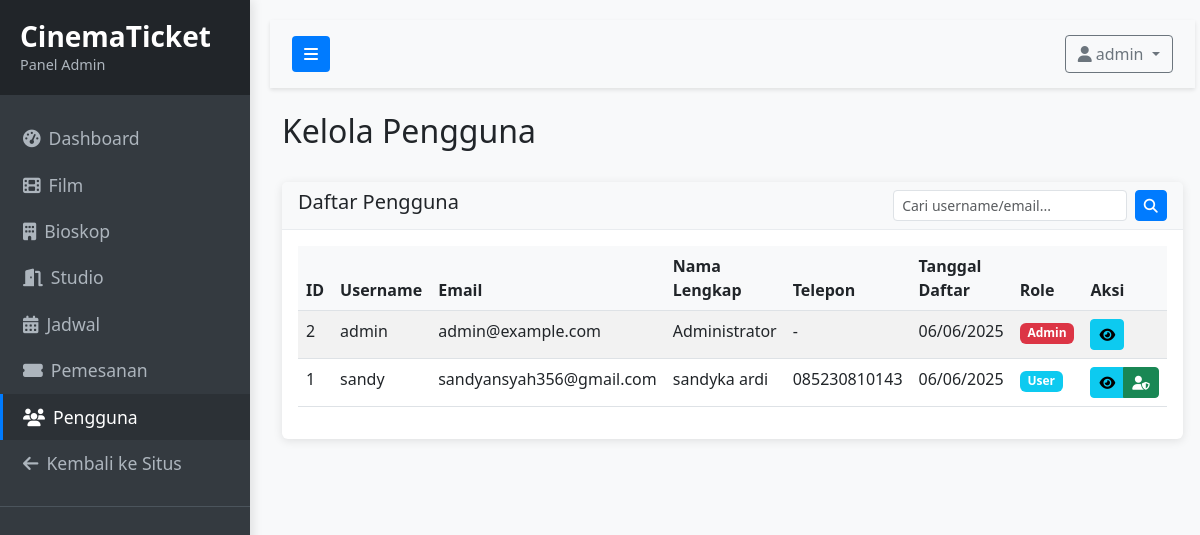
The app's page /admin/users (signed in) with its own data.
### app/models/user.py (models this page shows, shortened)
class User(db.Model, UserMixin):
    __tablename__ = 'users'
    id = db.Column(db.Integer, primary_key=True)
    username = db.Column(db.String(64), unique=True, nullable=False)
    email = db.Column(db.String(120), unique=True, nullable=False)
    password_hash = db.Column(db.String(128), nullable=False)
    full_name = db.Column(db.String(100), nullable=True)
    phone_number = db.Column(db.String(20), nullable=True)
    is_admin = db.Column(db.Boolean, default=False)
    created_at = db.Column(db.DateTime, default=datetime.utcnow)
    bookings = db.relationship('Booking', backref='user', lazy='dynamic', cascade='all, delete-orphan')

### app/routes/admin.py (the view)
@admin_bp.route('/users')
@login_required
@admin_required
def users():
    users = User.query.order_by(User.username).all()
    return render_template('admin/users.html', title='Kelola Pengguna', users=users)

### app/models/user.py (called while the page is built)
@login_manager.user_loader
def load_user(user_id):
    return User.query.get(int(user_id))

### app/routes/admin.py (called while the page is built)
def admin_required(f):
    @wraps(f)
    def decorated_function(*args, **kwargs):
        if not current_user.is_authenticated or not current_user.is_admin:
            flash('Anda tidak memiliki akses ke halaman ini', 'danger')
            return redirect(url_for('main.index'))
        return f(*args, **kwargs)
    return decorated_function

### app/templates/admin/users.html (shortened to what this page needs)
{% extends "admin/layout.html" %}
{% block content %}
<div class="d-flex justify-content-between align-items-center mb-4">
    <h1 class="h2">Kelola Pengguna</h1>
</div>
<div class="card">
    <div class="card-header">
        <div class="row">
            <div class="col-md-8">
                <h5 class="mb-0">Daftar Pengguna</h5>
            </div>
            <div class="col-md-4">
                <form action="{{ url_for('admin.users') }}" method="GET" class="d-flex">
                    <input type="text" name="search" class="form-control form-control-sm me-2" placeholder="Cari username/email..." value="{{ request.args.get('search', '') }}">
                    <button type="submit" class="btn btn-sm btn-primary">
                        <i class="fas fa-search"></i>
                    </button>
                </form>
            </div>
        </div>
    </div>
    <div class="card-body">
        <div class="table-responsive">
            <table class="table table-striped table-hover">
                <thead>
                    <tr>
                        <th>ID</th>
                        <th>Username</th>
                        <th>Email</th>
                        <th>Nama Lengkap</th>
                        <th>Telepon</th>
                        <th>Tanggal Daftar</th>
                        <th>Role</th>
                        <th>Aksi</th>
                    </tr>
                </thead>
                <tbody>
                    {% for user in users %}
                    <tr>
                        <td>{{ user.id }}</td>
                        <td>{{ user.username }}</td>
                        <td>{{ user.email }}</td>
                        <td>{{ user.full_name or '-' }}</td>
                        <td>{{ user.phone_number or '-' }}</td>
                        <td>{{ user.created_at.strftime('%d/%m/%Y') }}</td>
                        <td>
                            {% if user.is_admin %}
                            <span class="badge bg-danger">Admin</span>
                            {% else %}
                            <span class="badge bg-info">User</span>
                            {% endif %}
                        </td>
                        <td>
                            <div class="btn-group btn-group-sm">
                                <button type="button" class="btn btn-info" data-bs-toggle="modal" data-bs-target="#viewModal{{ user.id }}" data-bs-toggle="tooltip" title="Lihat Detail">
                                    <i class="fas fa-eye"></i>
                                </button>
                                {% if user.id != current_user.id %}
                                <button type="button" class="btn {% if user.is_admin %}btn-warning{% else %}btn-success{% endif %}" data-bs-toggle="modal" data-bs-target="#toggleAdminModal{{ user.id }}" data-bs-toggle="tooltip" title="{% if user.is_admin %}Hapus Admin{% else %}Jadikan Admin{% endif %}">
                                    <i class="fas {% if user.is_admin %}fa-user-minus{% else %}fa-user-shield{% endif %}"></i>
                                </button>
                                {% endif %}
                            </div>
                        </td>
                    </tr>
                    {% else %}
                    <tr>
                        <td colspan="8" class="text-center">Tidak ada data pengguna.</td>
                    </tr>
                    {% endfor %}
                </tbody>
            </table>
        </div>
    </div>
</div>
{% endblock %}

### app/templates/admin/layout.html (shortened to what this page needs)
<!DOCTYPE html>
<html lang="id">
<head>
    <link href="https://cdnjs.cloudflare.com/ajax/libs/bootstrap/5.3.0/css/bootstrap.min.css" rel="stylesheet">
    <link href="https://cdnjs.cloudflare.com/ajax/libs/font-awesome/6.4.0/css/all.min.css" rel="stylesheet">
    <link rel="stylesheet" href="{{ url_for('static', filename='css/admin.css') }}">
</head>
<body>
    <div class="wrapper">
        <nav id="sidebar">
            <div class="sidebar-header">
                <h3>CinemaTicket</h3>
                <p>Panel Admin</p>
            </div>
            <ul class="list-unstyled components">
                <li class="{{ 'active' if request.endpoint == 'admin.index' else '' }}">
                    <a href="{{ url_for('admin.index') }}">
                        <i class="fas fa-tachometer-alt me-2"></i>Dashboard
                    </a>
                </li>
                <li class="{{ 'active' if 'admin.movies' in request.endpoint else '' }}">
                    <a href="{{ url_for('admin.movies') }}">
                        <i class="fas fa-film me-2"></i>Film
                    </a>
                </li>
                <li class="{{ 'active' if 'admin.theaters' in request.endpoint else '' }}">
                    <a href="{{ url_for('admin.theaters') }}">
                        <i class="fas fa-building me-2"></i>Bioskop
                    </a>
                </li>
                <li class="{{ 'active' if 'admin.rooms' in request.endpoint else '' }}">
                    <a href="{{ url_for('admin.rooms') }}">
                        <i class="fas fa-door-open me-2"></i>Studio
                    </a>
                </li>
                <li class="{{ 'active' if 'admin.schedules' in request.endpoint else '' }}">
                    <a href="{{ url_for('admin.schedules') }}">
                        <i class="fas fa-calendar-alt me-2"></i>Jadwal
                    </a>
                </li>
                <li class="{{ 'active' if 'admin.bookings' in request.endpoint else '' }}">
                    <a href="{{ url_for('admin.bookings') }}">
                        <i class="fas fa-ticket-alt me-2"></i>Pemesanan
                    </a>
                </li>
                <li class="{{ 'active' if 'admin.users' in request.endpoint else '' }}">
                    <a href="{{ url_for('admin.users') }}">
                        <i class="fas fa-users me-2"></i>Pengguna
                    </a>
                </li>
                <li>
                    <a href="{{ url_for('main.index') }}">
                        <i class="fas fa-arrow-left me-2"></i>Kembali ke Situs
                    </a>
                </li>
            </ul>
        </nav>
        <div id="content">
            <nav class="navbar navbar-expand-lg navbar-light bg-light">
                <div class="container-fluid">
                    <button type="button" id="sidebarCollapse" class="btn btn-primary">
                        <i class="fas fa-bars"></i>
                    </button>
                    <div class="ms-auto">
                        <div class="dropdown">
                            <button class="btn btn-outline-secondary dropdown-toggle" type="button" id="userDropdown" data-bs-toggle="dropdown" aria-expanded="false">
                                <i class="fas fa-user me-1"></i>{{ current_user.username }}
                            </button>
                        </div>
                    </div>
                </div>
            </nav>
            <div class="container-fluid">
                {% block content %}{% endblock %}
            </div>
        </div>
    </div>
</body>
</html>

### app/static/css/admin.css (style rules this page uses)
body { font-family: 'Segoe UI', Tahoma, Geneva, Verdana, sans-serif; background-color: #f8f9fa; }
.wrapper { display: flex; width: 100%; align-items: stretch; }
#sidebar { min-width: 250px; max-width: 250px; background: #343a40; color: #fff; transition: all 0.3s; box-shadow: 3px 0 10px rgba(0, 0, 0, 0.1); z-index: 999; height: 100vh; position: fixed; overflow-y: auto; }
#sidebar .sidebar-header { padding: 20px; background: #212529; }
#sidebar .sidebar-header h3 { margin: 0; font-weight: bold; }
#sidebar .sidebar-header p { margin: 0; color: #adb5bd; font-size: 0.9rem; }
#sidebar ul.components { padding: 20px 0; border-bottom: 1px solid #4b545c; }
#sidebar ul li a { padding: 10px 20px; font-size: 1.1em; display: block; color: #adb5bd; text-decoration: none; transition: all 0.3s; border-left: 3px solid transparent; }
#sidebar ul li.active > a { color: #fff; background: #2c3136; border-left: 3px solid #007bff; }
#content { width: 100%; padding: 20px; min-height: 100vh; transition: all 0.3s; margin-left: 250px; }
.navbar { padding: 15px 10px; background: #fff; border: none; border-radius: 0; margin-bottom: 20px; box-shadow: 0 2px 4px rgba(0, 0, 0, 0.1); }
#sidebarCollapse { background: #007bff; color: #fff; border: none; }
.card { margin-bottom: 20px; border: none; box-shadow: 0 2px 10px rgba(0, 0, 0, 0.1); }
.card-header { background-color: #f8f9fa; border-bottom: 1px solid #e9ecef; font-weight: bold; }
.table th { font-weight: 600; background-color: #f8f9fa; }
.btn { border-radius: 4px; font-weight: 500; }
.btn-primary { background-color: #007bff; border-color: #007bff; }
.form-control { border-radius: 4px; }

### records on screen
User: username "admin", id "2", email "admin@example.com", full_name "Administrator", phone_number "-", created_at "06/06/2025", is_admin "Admin"
User: id "1", username "sandy", email "sandyansyah356@gmail.com", full_name "sandyka ardi", phone_number "085230810143", created_at "06/06/2025", is_admin "User"
